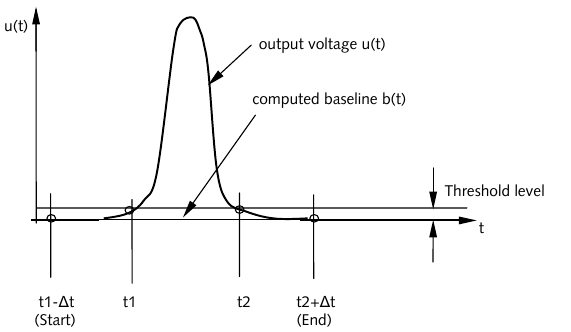
#> input picture notebooks/img/kistler-signal.png, 571 x 332 px
$ python -i baseline.py   (imports and definitions only)
#> lines starting #> are read from the running program, lines starting #| are printed output that depends on the picture
"""
Nmrglue is a module for working with NMR data in Python.
When used with the NumPy, SciPy, and matplotlib packages nmrglue provides a
robust environment for rapidly developing new methods for processing,
analyzing, and visualizing NMR data. Nmrglue also provides a
framework for connecting existing NMR software packages.

A collection of NMR processing functions for filtering, smoothing, and
correcting spectral baselines.

J.J. Helmus, C.P. Jaroniec, Nmrglue:
An open source Python package for the analysis of multidimensional NMR data,
J. Biomol. NMR 2013, 55, 355-367. 10.1007/s10858-013-9718-x.

@see: https://code.google.com/p/nmrglue/

"""
import numpy as np
import scipy
import scipy.ndimage
import scipy.signal


# [90 lines left out: functions base, calc_bl_linear, cbf, cbf_explicit, not called in this run]


def med(data, mw=24, sf=16, sigma=5.0):
    """
    Median baseline correction

    Algorith described in:
    Friedrichs, M.S. JBNMR 1995 5 147-153.

    Parameters:

    * data  Array of spectral data.
    * mw    Median Window size in pts.
    * sf    Smooth window size in pts.
    * sigma Standard-deviation of Gaussian in convolution

    """
    if data.ndim == 1:
        data = data - calc_bl_med(data, mw, sf, sigma)
    else:
        for i, vec in enumerate(data):
            data[i] = vec - calc_bl_med(vec, mw, sf, sigma)
    return data


def calc_bl_med(x, mw, sf, sigma):
    """
    Calculate a baseline using median baseline correction.

    Algorithm described in:
    Friedrichs, M.S. JBNMR 1995 5 147-153

    Parameter:

    x       1D data
    mw      Median Window size in pts.
    sf      Smooth window size in pts.
    sigma   Standard-deviation of Gaussian in convolution.

    """

    # create extrema array (non extrema values are masked out)
    mask = x == scipy.ndimage.median_filter(x, size=3)
    mask[0] = False  # first pt always extrema
    mask[-1] = False  # last pt always extrema
    e = np.ma.masked_array(x, mask)

    # fill in the median vector
    half_mw = mw/2
    m = scipy.ndimage.median_filter(e, mw+1, mode="mirror")
    # using the median_filter might give slightly different results than
    # described algorithm but is MUCH faster

    # convolve with a gaussian
    g = scipy.signal.gaussian(sf, sigma)
    g = g/g.sum()

    return scipy.signal.convolve(m, g, mode='same')


# [146 lines left out: functions sol_general, sol_boxcar, sol_sine, sol_sine2, sol_gaussian, poly_td and 1 more, not called in this run]

>>> import cv2
>>> picture = cv2.imread('../../notebooks/img/kistler-signal.png', cv2.IMREAD_GRAYSCALE)
#> picture is the input picture: shape (332, 571); min 0, max 255, mean 247.8
>>> result = med(picture)
#> after the loop in med, `for i, vec in enumerate(data):`:
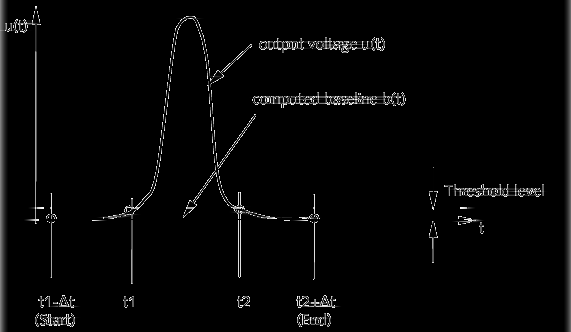
#> data: shape (332, 571); min 0, max 255, mean 6.1
